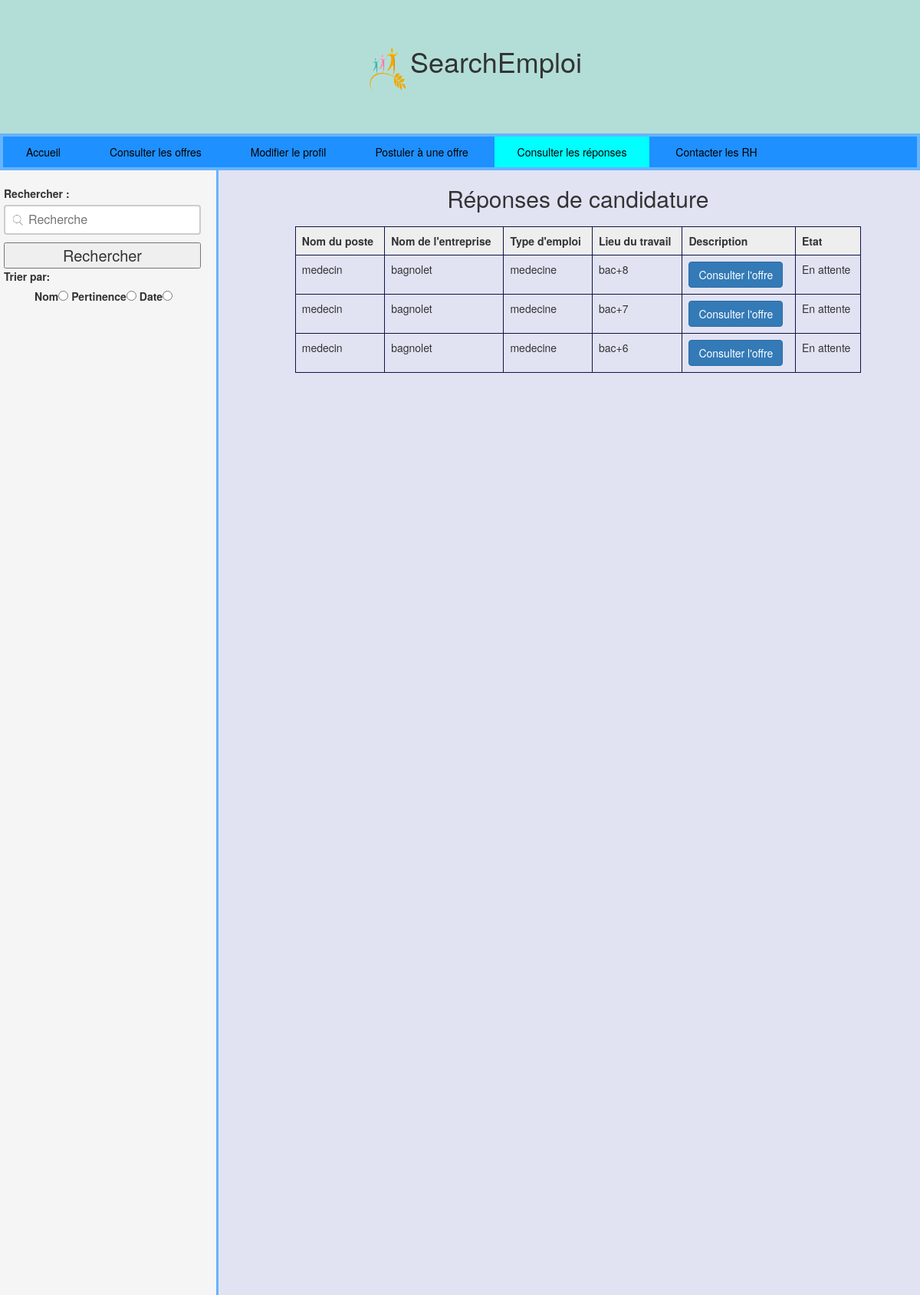
Page /Candidat_resultat.php on the committed database.
### tables this page shows
Create table OFFRES
(
    NUM_OFFRE		  INT(4),
    NOM_POSTE         VARCHAR(25) NOT NULL,
    LIEU_TRAVAIL      VARCHAR(25) NOT NULL,
    TYPE_EMPLOI	      VARCHAR(25) NOT NULL,
    DIPLOME		      VARCHAR(10) NOT NULL,
    MISSION		      VARCHAR(250) NOT NULL,
    PRIMARY KEY(NUM_OFFRE)
);

### Candidat_resultat.php (the view, shortened to what this page needs)
<!DOCTYPE html>
<html>
	<head>
		<link rel="stylesheet" href="css/bootstrap.css" />
		<link rel="stylesheet" href="css/CSSpersonnalise.css" />
	</head>
	<body>
		<div class="header">
			<ul>
				<li><img src="css/logo.png" class="logo"></li>
				<li><h1>SearchEmploi</h1></li>
			</ul>
		</div>
		<nav class="menu">
			<a href="index.php">Accueil</a>
			<a href="consulter.php">Consulter les offres</a>
			<a href="Candidat_profil.php">Modifier le profil</a>
			<a href="Candidat_postuler.php">Postuler à une offre</a>
			<a href="Candidat_resultat.php" class="active">Consulter les réponses</a>
			<a href="contact.php">Contacter les RH</a>
			<?php
					$con = new Connexion;
				$bd = $con->init();
			?>
		</nav>
		<div class="row">
			<div class="col-3">
				<form class="search">
					<label for="recherche">Rechercher :</label>
					<input id="recherche" type="text" placeholder="Recherche">
					<button type="submit" class="btn-block">Rechercher</button>
					<label>Trier par:</label>
					<ul>
						<label>Nom<input type="radio" name="tri"></label>
						<label>Pertinence<input type="radio" name="tri"></label>
						<label>Date<input type="radio" name="tri"></label>
					</ul>
				</form>
			</div>
			<div class="col">
					<?php
						echo'<h2>Réponses de candidature</h2>
							<table class="table table-bordered">
								<thead class="jumbotron">
									<tr>
										<th>Nom du poste</th>
										<th>Nom de l\'entreprise</th>
										<th>Type d\'emploi</th>
										<th>Lieu du travail</th>
										<th>Description</th>
										<th>Etat</th>
									</tr>
								</thead>
								<tbody>';
						$requete = $bd->prepare('SELECT * FROM OFFRES');
						$requete->execute();
						while ($tab = $requete->fetch(PDO::FETCH_ASSOC) )
						{
							echo'<tr><td>' . $tab['NOM_POSTE'] . '</td><td>' . $tab['LIEU_TRAVAIL'] .'</td><td>'. $tab['TYPE_EMPLOI'] .'</td><td>'. $tab['DIPLOME'] .'</td><td>
								<button type="button" class="btn btn-primary" data-toggle="modal" data-target="#exampleModalLong">Consulter l\'offre</button>
								<div class="modal fade" id="exampleModalLong" tabindex="-1" role="dialog" aria-labelledby="exampleModalLongTitle" aria-hidden="true">
									<div class="modal-dialog" role="document">
										<div class="modal-content">
											<div class="modal-header">
												<h5 class="modal-title" id="exampleModalLongTitle">Description de l\'offre</h5>
												<button type="button" class="close" data-dismiss="modal" aria-label="Close">
												<span aria-hidden="true">&times;</span>
												</button>
											</div>
											<div class="modal-body">'.$tab['MISSION'].'<div class="modal-footer">
												<button type="button" class="btn btn-secondary" data-dismiss="modal">Fermer</button>
												<button type="button" class="btn btn-primary">Postuler</button>
											</div>
										</div>
									</div>
								</div>
								</td>
								<td>En attente</td>
								</tr>';
						}
						echo'</tbody>
						</table>';
					?>
			</div>
		</div>
	</body>
</html>

### css/CSSpersonnalise.css (style rules this page uses)
body { background-color: #E1E3F3; }
h1, h2, h3 { margin-top: 20px; margin-bottom: 20px; text-align:center; }
table { margin: auto; }
.col { -ms-flex-preferred-size: 0; flex-basis: 0; -ms-flex-positive: 1; flex-grow: 1; max-width: 75%; height:100; margin-left:25%; }
.col-3 { -ms-flex: 0 0 25%; flex: 0 0 25%; max-width: 25%; height:100%; background-color: #f5f5f5; position:absolute; padding: 20px; border-right: 3px solid #66b3ff; }
.table { width: 95%; max-width: 80%; margin-bottom: 1rem; }
.table { border: 0.5px solid #0F1445; }
.table-bordered > thead > tr > th, .table-bordered > tbody > tr > th, .table-bordered > tfoot > tr > th, .table-bordered > thead > tr > td, .table-bordered > tbody > tr > td, .table-bordered > tfoot > tr > td { border: 0.5px solid #0F1445; }
.btn-block { display: block; width: 100%; margin-top: 10px; font-size: 20px; }
.menu { padding: 0; margin: 0; background-color: #1e90ff; width:100%; border: 4px solid #66b3ff; }
.menu a { display: inline-block; padding: 10px 30px; text-align:center; color: black; text-decoration:none; }
input[type=text], input[type=password] { box-sizing: border-box; width:100%; border: 2px solid #ccc; border-radius: 4px; font-size: 16px; }
.search input[type=text] { background-color: white; background-image: url('searchicon.png'); background-size: 20px 20px; background-position: 6px 8px; background-repeat: no-repeat; padding: 6px 10px 6px 30px; }
.header { background-color: #B3DED8; padding: 40px; width:100%; text-align: center; }
.header ul li { display : inline-block; }
.active { background-color:cyan; }
.logo { width: 50px; height: 65px; }

### rows in the picture
offres: NOM_POSTE "medecin", LIEU_TRAVAIL "bagnolet", TYPE_EMPLOI "medecine", DIPLOME "bac+8"
offres: NOM_POSTE "medecin", LIEU_TRAVAIL "bagnolet", TYPE_EMPLOI "medecine", DIPLOME "bac+7"
offres: NOM_POSTE "medecin", LIEU_TRAVAIL "bagnolet", TYPE_EMPLOI "medecine", DIPLOME "bac+6"
